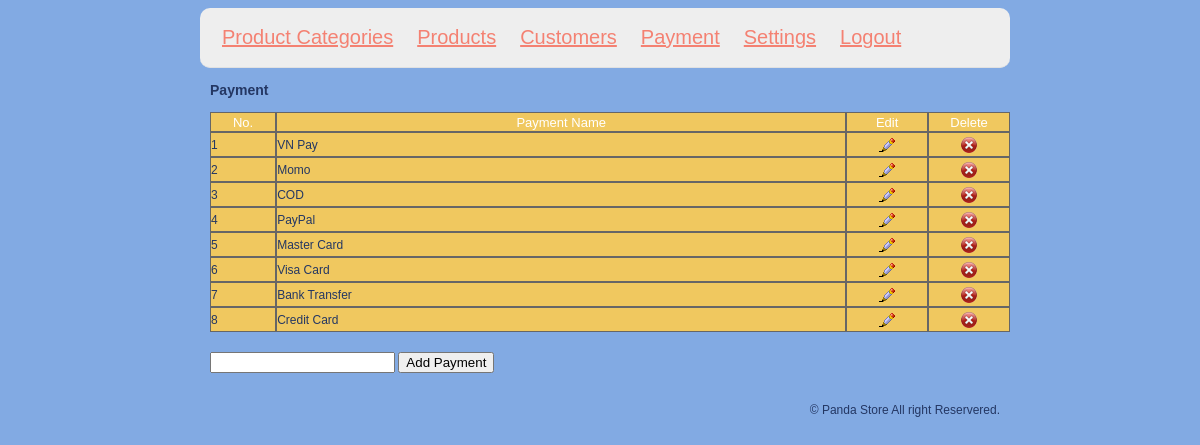
The app's page /admin/home.php?page=payment (signed in) with its own data.
### tables this page shows
CREATE TABLE `payment` (
  `paymentid` int(11) NOT NULL,
  `paymentname` varchar(50) NOT NULL
);

### admin/lib/function.php (called while the page is built, shortened)
<?
	function getData($sql){
		require('./config/connect.php');
		$result = mysqli_query($mydb, $sql);
		$i = 0;
		while($row = mysqli_fetch_array($result)){
			$data[$i++] = $row;
		}
		return $data;
	}
	function getRowCount($sql){
		require('./config/connect.php');
		$result = mysqli_query($mydb, $sql);
		$num = mysqli_num_rows($result);
		return $num;
	}
?>

### admin/payment.php (the view, shortened to what this page needs)
<?
	require_once('lib/function.php');
	$sql = "SELECT * FROM payment ORDER BY paymentid desc";
	$rowcount = getRowCount($sql);
	$row = getData($sql);
?>
<h3>Payment</h3>
<table cellpadding="0" cellspacing="0" width="500px" class="displaytable">
<tr class="titletext" align="center" height="20px">
    <td width="40">No.</td>
	<td width="360">Payment Name</td>
	<td width="50">Edit</td>
	<td width="50">Delete</td>
  </tr>
<?
	for($i=0; $i < $rowcount; $i++){
?>
	<tr height="25px">
		<td><? echo($i + 1) ?></td>
		<td><? echo($row[$i][1]) ?></td>
		<td align="center">
            <a href="?page=paymentedit&id=<? echo($row[$i][0]) ?>">
                <img src="img/b_edit.png" width="16" height="16" />
            </a>
        </td>
		<td align="center"><a href="?page=paymentdelete&id=<? echo($row[$i][0]) ?>"  onClick="return confirm('Do you want to delete <? echo($row[$i][1]) ?> catogry?');"><img src="img/b_drop.png" width="16" height="16" /></a></td>
    </tr>
<?
	}
?>
</table>
<div class="space"></div>
<form action="?page=paymentadd" method="post" onsubmit="return validcat();">
<input type="text" name="name" id="name" />
<input type="submit" value="Add Payment" />
</form>
<div class="space"></div>

### admin/css/style.css (style rules this page uses)
body { background-color:#82AAE3; font-family:Verdana, Arial, Helvetica, sans-serif; font-size:12px; color:#243763; align-items: center; }
.displaytable tr td { border:solid #666666 1px; }
.titletext { color:#FFFFFF; font-size:13px; }
table { width:800px; background-color: #f0c85f; }
.space { height:20px; }

### records on screen
payment: paymentname "VN Pay"
payment: paymentname "Momo"
payment: paymentname "COD"
payment: paymentname "PayPal"
payment: paymentname "Master Card"
payment: paymentname "Visa Card"
payment: paymentname "Bank Transfer"
payment: paymentname "Credit Card"
